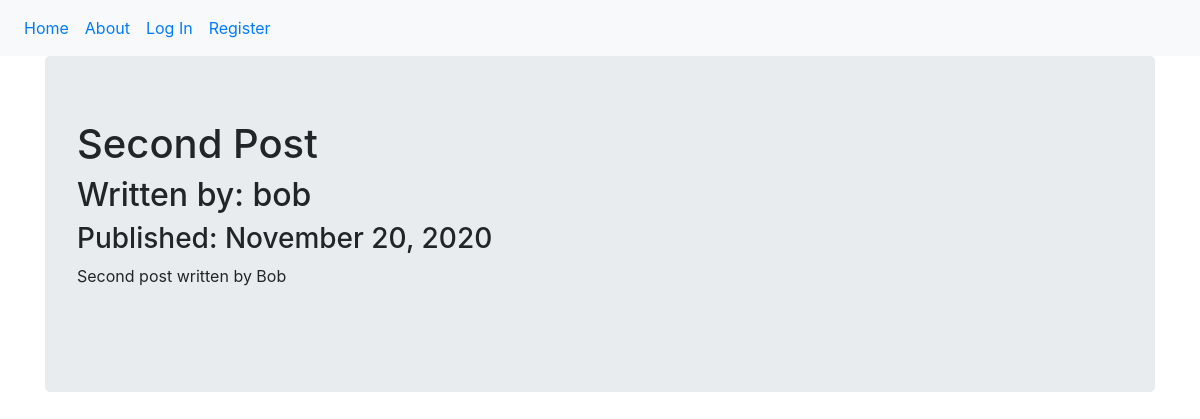
Page /2 on the earlier database version.
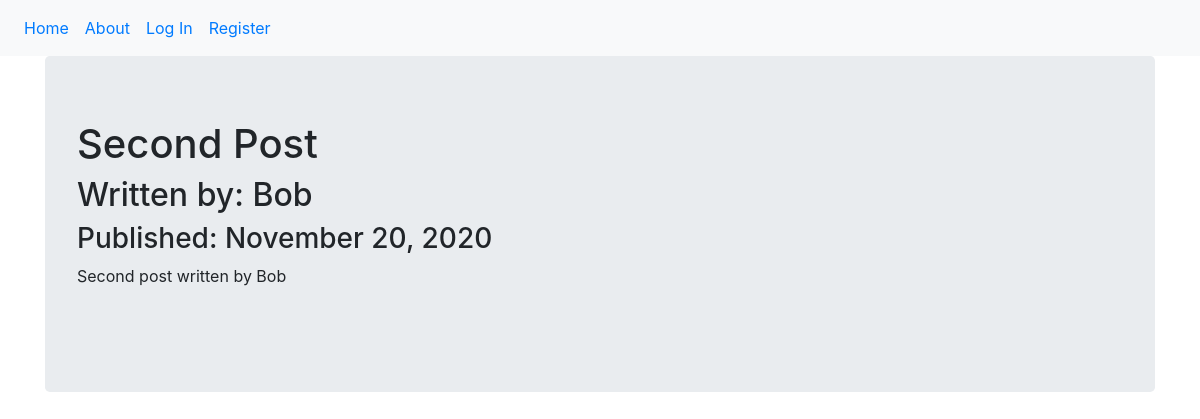
Same page on the later database version.
### company_blog/models.py (models this page shows, shortened)
class User(db.Model, UserMixin):
    __tablename__ = 'users'
    id = db.Column(db.Integer, primary_key=True)
    profile_image = db.Column(db.String(64), nullable=False, default='default_profile.png')
    email = db.Column(db.String(64), unique=True, index=True)
    username = db.Column(db.String(64), unique=True, index=True)
    password_hash = db.Column(db.String(128))
    posts = db.relationship('BlogPost', backref='author', lazy=True)

### company_blog/users/views.py (the view)
@users.route('/<username>')
def user_posts(username):
    page = request.args.get('page', 1, type=int)
    user = User.query.filter_by(username=username).first_or_404()
    blog_posts = BlogPost.query.filter_by(author=user).order_by(BlogPost.date.desc()).paginate(page=page, per_page=5)
    return render_template('user_blog_posts.html', blog_posts=blog_posts, user=user)

### company_blog/blog_posts/views.py (called while the page is built)
@blog_posts.route('/<int:blog_post_id>')
def blog_post(blog_post_id):
    blog_post = BlogPost.query.get_or_404(blog_post_id)
    return render_template('blog_post.html',
                           title=blog_post.title,
                           date=blog_post.date,
                           post=blog_post)

### company_blog/templates/blog_post.html (shortened to what this page needs)
{% extends "base.html" %}
{% block content %}
    <div class="jumbotron">
        <h1>{{ title }}</h1>
        <h2>Written by: {{ post.author.username }}</h2>
        <h3>Published: {{ date.strftime('%B %d, %Y') }}</h3>
        <p>{{ post.text }}</p>
        <br>
    </div>
{% endblock %}

Differences in the rows shown:
changed User: author.username "bob" → "Bob"
